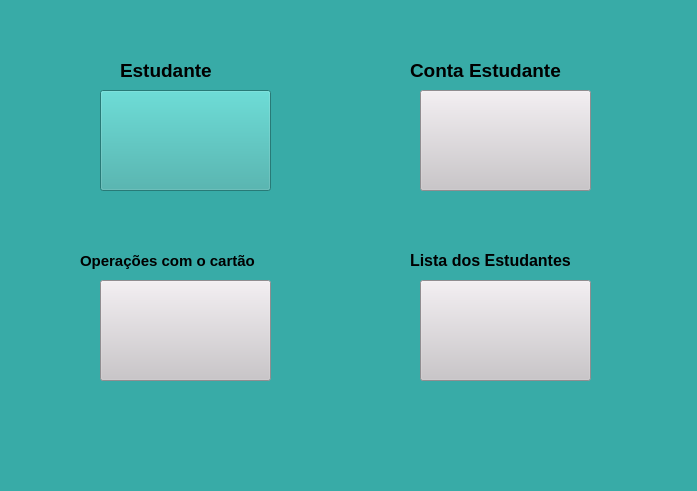
<?xml version="1.0" encoding="UTF-8"?>
<ui version="4.0">
 <class>MainWindow</class>
 <widget class="QMainWindow" name="MainWindow">
  <property name="geometry">
   <rect>
    <x>0</x>
    <y>0</y>
    <width>697</width>
    <height>491</height>
   </rect>
  </property>
  <property name="font">
   <font>
    <pointsize>14</pointsize>
    <weight>75</weight>
    <bold>true</bold>
   </font>
  </property>
  <property name="windowTitle">
   <string>MENU</string>
  </property>
  <property name="autoFillBackground">
   <bool>false</bool>
  </property>
  <property name="styleSheet">
   <string notr="true">background-color: rgb(56, 171, 167);</string>
  </property>
  <widget class="QWidget" name="centralwidget">
   <widget class="QPushButton" name="btCadConta">
    <property name="geometry">
     <rect>
      <x>420</x>
      <y>90</y>
      <width>171</width>
      <height>101</height>
     </rect>
    </property>
    <property name="styleSheet">
     <string notr="true">background-color: rgb(202, 197, 201);
background-image: url(:/img/img/contaestudante.png);
background-repeat: no-repeat;
background-position: center;</string>
    </property>
    <property name="text">
     <string/>
    </property>
    <property name="iconSize">
     <size>
      <width>96</width>
      <height>96</height>
     </size>
    </property>
   </widget>
   <widget class="QPushButton" name="btOperacoes">
    <property name="geometry">
     <rect>
      <x>100</x>
      <y>280</y>
      <width>171</width>
      <height>101</height>
     </rect>
    </property>
    <property name="styleSheet">
     <string notr="true">background-color: rgb(202, 197, 201);
background-image: url(:/imag/imag/Money-Increase-icon.png);
background-repeat: no-repeat;
background-position: center;</string>
    </property>
    <property name="text">
     <string/>
    </property>
    <property name="iconSize">
     <size>
      <width>96</width>
      <height>96</height>
     </size>
    </property>
   </widget>
   <widget class="QPushButton" name="btCadEstudante">
    <property name="geometry">
     <rect>
      <x>100</x>
      <y>90</y>
      <width>171</width>
      <height>101</height>
     </rect>
    </property>
    <property name="styleSheet">
     <string notr="true">#btn_2{
	background-color: rgb(202, 197, 201);
	
	background-image: url(:/img/img/student.png);
	background-repeat: no-repeat;
	background-position: center;
	

	


}</string>
    </property>
    <property name="text">
     <string/>
    </property>
    <property name="iconSize">
     <size>
      <width>96</width>
      <height>96</height>
     </size>
    </property>
    <property name="checkable">
     <bool>false</bool>
    </property>
    <property name="autoRepeat">
     <bool>false</bool>
    </property>
    <property name="autoExclusive">
     <bool>false</bool>
    </property>
   </widget>
   <widget class="QLabel" name="label">
    <property name="geometry">
     <rect>
      <x>120</x>
      <y>60</y>
      <width>131</width>
      <height>21</height>
     </rect>
    </property>
    <property name="font">
     <font>
      <pointsize>14</pointsize>
      <weight>75</weight>
      <bold>true</bold>
     </font>
    </property>
    <property name="text">
     <string>Estudante</string>
    </property>
   </widget>
   <widget class="QLabel" name="label_3">
    <property name="geometry">
     <rect>
      <x>410</x>
      <y>60</y>
      <width>201</width>
      <height>21</height>
     </rect>
    </property>
    <property name="font">
     <font>
      <pointsize>14</pointsize>
      <weight>75</weight>
      <bold>true</bold>
     </font>
    </property>
    <property name="text">
     <string>Conta Estudante</string>
    </property>
   </widget>
   <widget class="QPushButton" name="btListaEstudante">
    <property name="geometry">
     <rect>
      <x>420</x>
      <y>280</y>
      <width>171</width>
      <height>101</height>
     </rect>
    </property>
    <property name="styleSheet">
     <string notr="true">background-color: rgb(202, 197, 201);
background-image: url(:/imag/imag/Checklist-icon.png);
background-repeat: no-repeat;
background-position: center;</string>
    </property>
    <property name="text">
     <string/>
    </property>
    <property name="iconSize">
     <size>
      <width>96</width>
      <height>96</height>
     </size>
    </property>
   </widget>
   <widget class="QLabel" name="label_2">
    <property name="geometry">
     <rect>
      <x>410</x>
      <y>250</y>
      <width>211</width>
      <height>21</height>
     </rect>
    </property>
    <property name="font">
     <font>
      <pointsize>12</pointsize>
      <weight>75</weight>
      <bold>true</bold>
     </font>
    </property>
    <property name="text">
     <string>Lista dos Estudantes</string>
    </property>
   </widget>
   <widget class="QLabel" name="label_4">
    <property name="geometry">
     <rect>
      <x>80</x>
      <y>250</y>
      <width>231</width>
      <height>21</height>
     </rect>
    </property>
    <property name="font">
     <font>
      <pointsize>11</pointsize>
      <weight>75</weight>
      <bold>true</bold>
     </font>
    </property>
    <property name="text">
     <string>Operações com o cartão</string>
    </property>
   </widget>
  </widget>
  <widget class="QMenuBar" name="menubar">
   <property name="geometry">
    <rect>
     <x>0</x>
     <y>0</y>
     <width>697</width>
     <height>26</height>
    </rect>
   </property>
  </widget>
  <widget class="QStatusBar" name="statusbar"/>
 </widget>
 <resources/>
 <connections/>
</ui>
